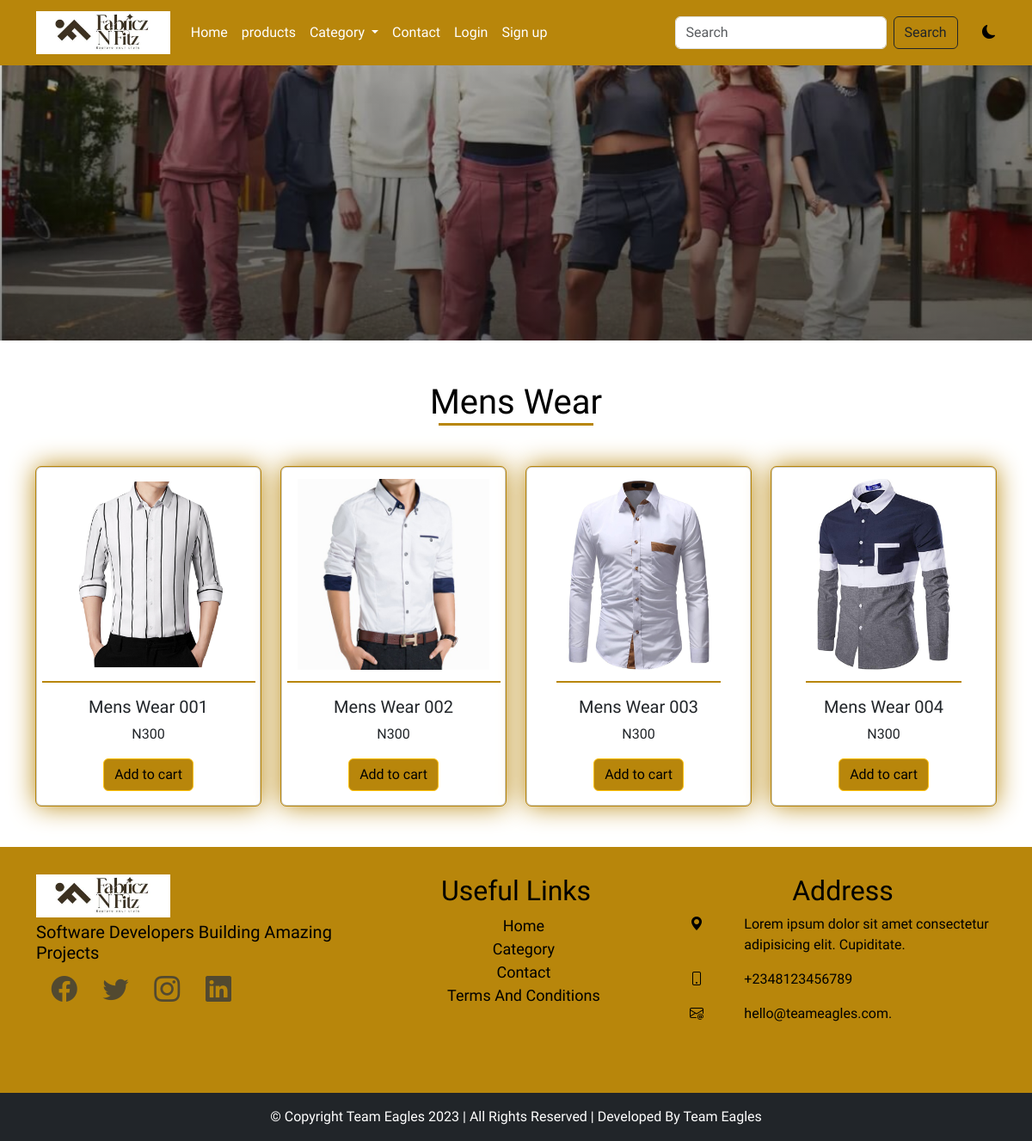
Page /category/1 on the committed database.
### main/models.py (models this page shows, shortened)
class AppInfo(models.Model):
    appname = models.CharField(max_length=50)
    logo = models.ImageField(upload_to='logo')
    banner = models.ImageField(upload_to='banner')
    carousel1 = models.ImageField(upload_to='carousel')
    carousel2 = models.ImageField(upload_to='carousel')
    carousel3 = models.ImageField(upload_to='carousel')

class Category(models.Model):
    name = models.CharField(max_length=50)
    catimg = models.ImageField(upload_to='catimg')
    slug = models.SlugField(unique=True, blank=True, null=True)

class Product(models.Model):
    type = models.ForeignKey(Category, on_delete=models.CASCADE)
    name = models.CharField(max_length=50)
    slug = models.SlugField(unique=True)
    img = models.ImageField(upload_to='products')
    price = models.IntegerField()
    description = models.TextField()
    size = models.CharField(max_length=50, blank=True, null=True)
    popular = models.BooleanField(default=False)
    featured = models.BooleanField(default=False)
    uploaded = models.DateTimeField(auto_now_add=True)

### main/views.py (the view)
# urls.py: path('category/<str:id>', views.category, name='category'),
def category(request, id):
    catname = Category.objects.get(pk=id)
    catprod = Product.objects.filter(type_id=id)
    context = {
        'catname':catname,
        'catprod':catprod
    }
    return render(request, 'category.html', context)

### main/context_processor.py (called while the page is built)
def feature(request):
    info = AppInfo.objects.get(pk=1)
    categ = Category.objects.all()
    context = {
        'info':info,
        'categ':categ
    }
    return context

def cartcount(request):
    cart = Cart.objects.filter(user__username = request.user.username, paid=False)
    itemcount = 0
    for item in cart:
        itemcount += item.quantity
    context = {
        'itemcount':itemcount
    }
    return context

### main/templates/category.html (shortened to what this page needs)
{% extends 'base.html' %}
{% block header %} {% include 'header.html' %} {% endblock header %}
{% block banner %} {% include 'banner.html' %} {% endblock banner %}
{% block content %}
<div class="container mt-5 mb-5">
  <h1 class="text-center text-capitalize title">{{catname.name|title}}</h1>
  <div class="row mt-5">
    {% for item in catprod %}
    <div class="col-12 col-md-6 col-lg-3">
      <div class="card featcard">
          <a href="{% url 'detail' item.id item.slug %}"><img src="{{item.img.url}}" alt=""></a>
          <div class="card-body">
              <h5 class="card-title text-capitalize text-center">{{item.name}}</h5>
              <p class="card-text text-center">N{{item.price}}</p>
              <form action="{% url 'add_to_cart' %}" method="POST">
                <button type="submit" class="btn btn-warning">Add to cart</button>
              </form>
          </div>
      </div>
    </div>
    {% endfor %}
  </div>
</div>
{% endblock content %}
{% block footer %} {% include 'footer.html' %} {% endblock footer %}

### main/templates/header.html (shortened to what this page needs)
<nav class="navbar navbar-expand-lg sticky-top">
    <div class="container">
        <a class="navbar-brand" href="#"><img src="{{info.logo.url}}" alt="" style="height: 50px;"></a>
        <div class="collapse navbar-collapse" id="navbarSupportedContent">
            <ul class="navbar-nav me-auto mb-2 mb-lg-0">
                {% if user.is_authenticated %}
                <li class="nav-item">
                    <a class="nav-link" aria-current="page" href="{% url 'homepage' %}">Home</a>
                </li>
                <li class="nav-item">
                    <a class="nav-link" href="{% url 'product' %}">products</a>
                </li>
                <li class="nav-item dropdown">
                    <a class="nav-link dropdown-toggle" href="#" role="button" data-bs-toggle="dropdown" aria-expanded="false">
                        Category
                    </a>
                    <ul class="dropdown-menu">
                        {% for item in categ %}
                        <li><a class="dropdown-item" href="{% url 'category' item.id %}">{{item.name|title}}</a></li>
                        {% endfor %}
                    </ul>
                </li>
                <li class="nav-item">
                    <a class="nav-link" href="{% url 'contact' %}">Contact</a>
                </li>
                <li class="nav-item">
                    <a class="nav-link" href="{% url 'cart' %}">
                        <div class="wrapper">
                            <i class="bi bi-cart4"></i>
                            <span class="badge">{{itemcount}}</span>
                        </div>
                    </a>
                </li>
                <li class="nav-item dropdown">
                    <a class="nav-link dropdown-toggle" href="#" role="button" data-bs-toggle="dropdown" aria-expanded="false">
                       {% if user.customer %}
                       <img src="{{user.customer.pix.url}}" style="height: 30px; " alt=""><span>Hi {{user.username}}</span>
                       {% endif %}
                    </a>
                    <ul class="dropdown-menu">
                        <li><a class="dropdown-item" href="{% url 'profile' %}">profile</a></li>
                        <li><a class="dropdown-item" href="{% url 'signout' %}">logout</a></li>
                    </ul>
                </li>
                {% else %}
                <li class="nav-item">
                    <a class="nav-link" aria-current="page" href="{% url 'homepage' %}">Home</a>
                </li>
                <li class="nav-item">
                    <a class="nav-link" href="{% url 'product' %}">products</a>
                </li>
                <li class="nav-item dropdown">
                    <a class="nav-link dropdown-toggle" href="#" role="button" data-bs-toggle="dropdown" aria-expanded="false">
                        Category
                    </a>
                </li>
                <li class="nav-item">
                    <a class="nav-link" href="{% url 'contact' %}">Contact</a>
                </li>
                <li class="nav-item">
                    <a class="nav-link" href="{% url 'signin' %}">Login</a>
                </li>
                <li class="nav-item">
                    <a class="nav-link" href="{% url 'signup' %}">Sign up</a>
                </li>
                {% endif %}
            </ul>
            <form action="{% url 'search' %}" method="POST" class="d-flex" role="search">
                <input class="form-control me-2" name="item" type="search" placeholder="Search" aria-label="Search">
                <button type="submit" class="btn btn-outline-dark" type="submit">Search</button>
            </form>
            <div class="david">
                <i class="bi bi-moon-fill"></i>
            </div>
        </div>
    </div>
</nav>

### main/static/css/style.css (style rules this page uses)
* { padding: 0%; margin: 0%; box-sizing: border-box; }
.navbar { background-color: darkgoldenrod; }
.navbar-nav a { color: white; }
.david { margin-left: 3%; cursor: pointer; }
body { background: var(--bg) !important; color: var(--text) !important; font-family: 'Alkatra', cursive !important; font-family: 'Lora', serif; }
.title::after { content: ''; display: block; width: 180px; height: 3px; background-color: darkgoldenrod; margin-left: auto; margin-right: auto; }
.featcard { text-align: center; outline: 1px solid darkgoldenrod; box-shadow: 0px 0px 30px darkgoldenrod; cursor: pointer; }
.featcard img { height: 250px; border-bottom: 2px solid darkgoldenrod; transition: 2s; padding: 5%; }
.featcard button { background-color: darkgoldenrod; }

### rows in the picture
AppInfo: logo (picture)
Category: name "Mens Wear"
Product: img (picture), name "Mens Wear 001", price "300"
Product: img (picture), name "Mens Wear 002", price "300"
Product: img (picture), name "Mens Wear 003", price "300"
Product: img (picture), name "Mens Wear 004", price "300"
